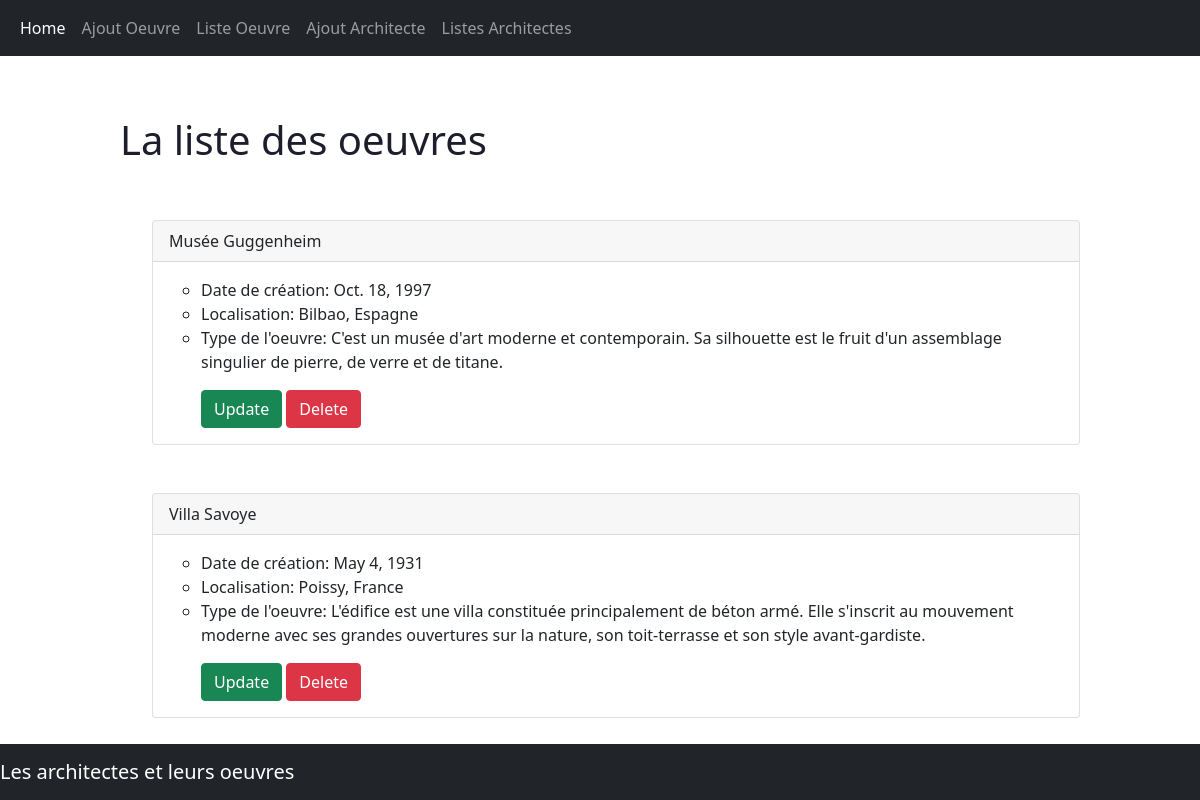
/archi/liste_oeuvre, run on the app's committed database.
### archi/models.py (models this page shows, shortened)
class Table(models.Model):
    nom = models.CharField(null=True, blank=True, max_length=60)
    creation = models.DateField (blank=True, null=True)
    localisation = models.CharField(null=True, blank=True, max_length=30)
    type_oeuvre = models.CharField(null=True, blank=True, max_length=200)
    architecte = models.ForeignKey(Architecte, blank=True, null=True, on_delete=models.CASCADE)
    def __str__(self):
        return self.nom

### archi/views.py (the view)
# urls.py: path('liste_oeuvre',views.liste_oeuvre, name="Lioeuvre"),
def liste_oeuvre (request):
    liste_oeuvre = Table.objects.all()
    return render(request, 'archi/liste_oeuvre.html',{'liste_oeuvre':liste_oeuvre})

### archi/templates/archi/liste_oeuvre.html (shortened to what this page needs)
{% extends 'base.html' %}
{% block content %}
<div class="listeo">
    <h1>La liste des oeuvres</h1>
    <br></br>
    <ul>
    {% for oeuvre in liste_oeuvre %}
        <div class="card">
          <div class="card-header">
            {{ oeuvre }}
          </div>
          <div class="card-body">
            <ul>
                <li>Date de création: {{oeuvre.creation}}</li>
                <li>Localisation: {{oeuvre.localisation}}</li>
                <li>Type de l'oeuvre: {{oeuvre.type_oeuvre}}</li>
                <a href="{%url 'Upoeuvre' oeuvre.id%}" type="button" class="btn btn-success"> Update </a> <a href="{%url 'Delete' oeuvre.id %}" type="button" class="btn btn-danger"> Delete </a>
            </ul>
          </div>
        </div>
        <br></br>
    {% empty %}
    Votre base de données est vide ! <a href="{% url 'Ajout' %}"> Ajouter le premier architecte</a>.
    {% endfor %}
    </ul>
</div>
{% endblock %}

### archi/static/styles.css (style rules this page uses)
body { background-color:#F0EFF4; }
h1 { color: #1D1E2C; }
a { text-decoration: none; }
.listeo { margin:auto; margin-top: 5%; width:80%; }

### data on the page
Table: nom "Musée Guggenheim", creation "Oct. 18, 1997", localisation "Bilbao, Espagne", type_oeuvre "C'est un musée d'art moderne et contemporain. Sa silhouette est le fruit d'un assemblage singulier de pierre, de verre et de titane."
Table: nom "Villa Savoye", creation "May 4, 1931", localisation "Poissy, France", type_oeuvre "L'édifice est une villa constituée principalement de béton armé. Elle s'inscrit au mouvement moderne avec ses grandes ouvertures sur la nature, son toit-terrasse et son style avant-gardiste."
